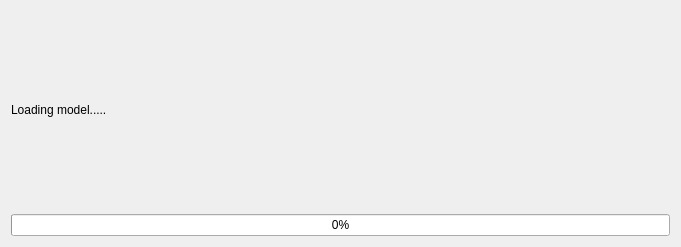
<?xml version="1.0" encoding="UTF-8"?>
<ui version="4.0">
 <class>LoadingScreen</class>
 <widget class="QWidget" name="LoadingScreen">
  <property name="geometry">
   <rect>
    <x>0</x>
    <y>0</y>
    <width>681</width>
    <height>247</height>
   </rect>
  </property>
  <property name="windowTitle">
   <string>Form</string>
  </property>
  <layout class="QGridLayout" name="gridLayout">
   <item row="0" column="0">
    <layout class="QVBoxLayout" name="verticalLayout">
     <item>
      <widget class="QLabel" name="label">
       <property name="text">
        <string>Loading model.....</string>
       </property>
      </widget>
     </item>
     <item>
      <widget class="QProgressBar" name="progressBar">
       <property name="value">
        <number>0</number>
       </property>
      </widget>
     </item>
    </layout>
   </item>
  </layout>
 </widget>
 <resources/>
 <connections/>
</ui>
